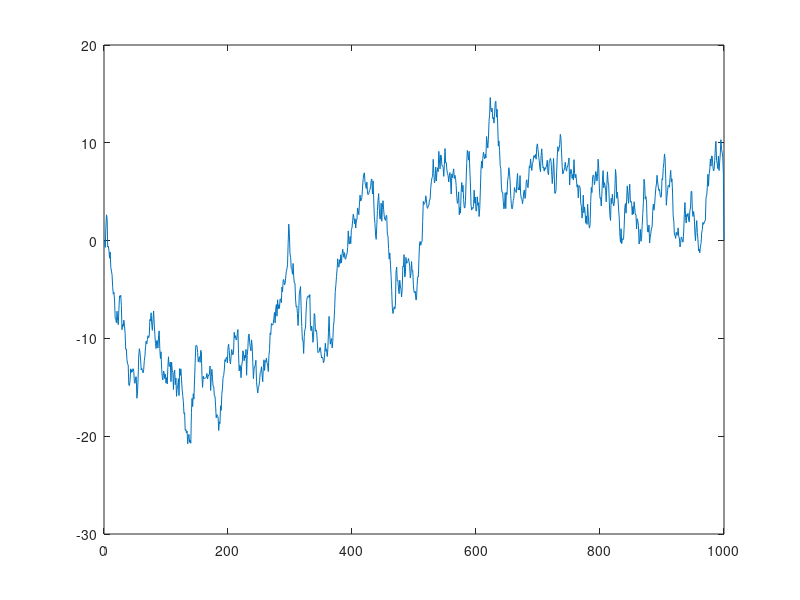

The MATLAB source for this figure:
clear

T=1000; %Simulate for a 1000 periods
Y=zeros(T,1);
V=randn(T,1);
RHO=0.99;
i=2;
while i<T
Y(i)=Y(i-1)*RHO+V(i,1);
i=i+1;
end

plot(Y);
